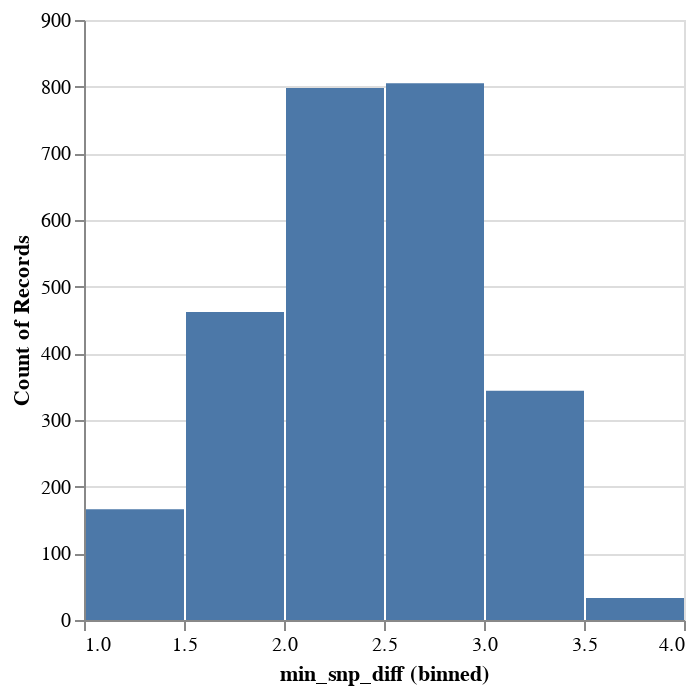

Here is the notebook cell this chart was saved with:
### Code cell
converted_snps_with_seq_df["min_snp_diff"].log(base=10).plot.hist()

### Figure 1 — Vega-Lite specification as saved in the notebook (floating-point values rounded to 4 significant figures; data arrays with more than 128 entries replaced by an {"elided": "..."} marker saying what was removed)
{"config": {"view": {"continuousWidth": 300, "continuousHeight": 300}}, "data": {"name": "data-f41278b9e7a776d4be3eac5fc5d7ec03"}, "mark": {"type": "bar", "tooltip": true}, "encoding": {"x": {"bin": true, "field": "min_snp_diff", "type": "quantitative"}, "y": {"aggregate": "count", "type": "quantitative"}}, "params": [{"name": "param_2", "select": {"type": "interval", "encodings": ["x", "y"]}, "bind": "scales"}], "$schema": "https://vega.github.io/schema/vega-lite/v5.20.1.json", "datasets": {"data-f41278b9e7a776d4be3eac5fc5d7ec03": {"elided": "2608 records"}}}
